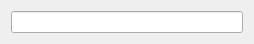
<?xml version="1.0" encoding="UTF-8"?>
<ui version="4.0">
 <class>SimpleTriggerEventWidget</class>
 <widget class="QWidget" name="SimpleTriggerEventWidget">
  <property name="geometry">
   <rect>
    <x>0</x>
    <y>0</y>
    <width>254</width>
    <height>41</height>
   </rect>
  </property>
  <property name="windowTitle">
   <string>SimpleTriggerEventWidget</string>
  </property>
  <layout class="QGridLayout" name="gridLayout">
   <item row="0" column="0">
    <widget class="LineEdit" name="timesLineEdit"/>
   </item>
  </layout>
 </widget>
 <customwidgets>
  <customwidget>
   <class>LineEdit</class>
   <extends>QLineEdit</extends>
   <header location="global">gui.widgets.small_widgets</header>
  </customwidget>
 </customwidgets>
 <resources/>
 <connections/>
</ui>
